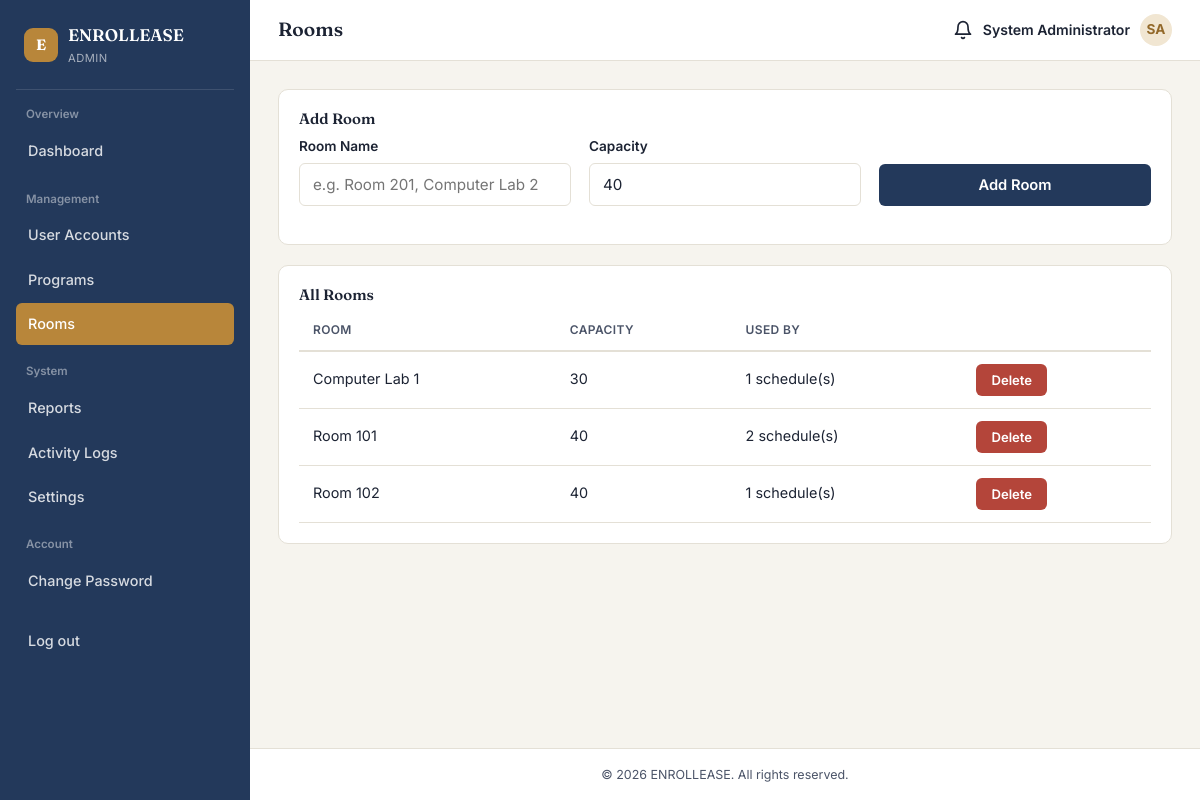
/admin/rooms.php (signed in), run on the app's committed database.
### tables this page shows
CREATE TABLE rooms (
    room_id INT AUTO_INCREMENT PRIMARY KEY,
    room_name VARCHAR(50) NOT NULL,
    capacity INT NOT NULL DEFAULT 40
);

### includes/functions.php (called while the page is built, shortened)
<?php
function e(?string $value): string
{
    return htmlspecialchars($value ?? '', ENT_QUOTES, 'UTF-8');
}

### admin/rooms.php (the view, shortened to what this page needs)
<?php
require_once __DIR__ . '/../includes/auth.php';
$rooms = $pdo->query(
    "SELECT r.*, (SELECT COUNT(*) FROM class_schedules cs WHERE cs.room_id = r.room_id) AS schedule_count
     FROM rooms r ORDER BY r.room_name"
)->fetchAll();
require_once __DIR__ . '/../includes/header.php';
?>
<div class="card">
    <h4>Add Room</h4>
    <form method="POST" class="grid grid-3" style="align-items:end;">
        <div class="field"><label>Room Name</label><input type="text" name="room_name"
                placeholder="e.g. Room 201, Computer Lab 2" required></div>
        <div class="field"><label>Capacity</label><input type="number" name="capacity" min="1" max="500" value="40"
                required></div>
        <div class="field"><label style="visibility:hidden;">&nbsp;</label>
            <button class="btn btn-primary" type="submit">Add Room</button>
        </div>
    </form>
</div>
<div class="card" style="margin-top:20px;">
    <h4>All Rooms</h4>
    <table>
        <thead>
            <tr>
                <th>Room</th>
                <th>Capacity</th>
                <th>Used By</th>
                <th></th>
            </tr>
        </thead>
        <tbody>
            <?php foreach ($rooms as $r): ?>
                <tr>
                    <td><?= e($r['room_name']) ?></td>
                    <td><?= (int) $r['capacity'] ?></td>
                    <td><?= (int) $r['schedule_count'] ?> schedule(s)</td>
                    <td>
                        <form method="POST"><?= csrfField() ?>
                            <button class="btn btn-danger btn-sm"
                                data-confirm="Delete room &quot;<?= e($r['room_name']) ?>&quot;?">Delete</button>
                        </form>
                    </td>
                </tr>
            <?php endforeach; ?>
        </tbody>
    </table>
</div>
<?php require_once __DIR__ . '/../includes/footer.php'; ?>

### assets/css/style.css (style rules this page uses)
:root { --ink: #1c2333; --ink-soft: #4b5468; --parchment: #f6f4ee; --surface: #ffffff; --line: #e4e0d6; --brass: #b8863a; --brass-dark: #93692a; --brass-tint: #f1e6d2; --navy: #23395b; --navy-dark: #182740; --success: #2f7a4d; --success-tint: #e4f1e8; --warning: #b8863a; --warning-tint: #f6ecd9; --danger: #b4453a; --danger-tint: #f7e6e3; --info: #2f5d8a; --info-tint: #e4edf5; --radius-sm: 6px; --radius-md: 10px; --radius-lg: 16px; --shadow-1: 0 1px 2px rgba(28, 35, 51, 0.06); --shadow-2: 0 6px 20px rgba(28, 35, 51, 0.08); --font-display: "Fraunces", Georgia, serif; --font-body: "Inter", -apple-system, BlinkMacSystemFont, sans-serif; }
* { box-sizing: border-box; }
html { -webkit-text-size-adjust: 100%; }
body { margin: 0; font-family: var(--font-body); background: var(--parchment); color: var(--ink); line-height: 1.55; font-size: 15px; overflow-x: hidden; }
h1, h2, h3, h4 { font-family: var(--font-display); font-weight: 600; line-height: 1.2; margin: 0 0 0.5em; color: var(--ink); }
.field { margin-bottom: 18px; }
.field label { display: block; font-size: 0.85rem; font-weight: 600; margin-bottom: 6px; color: var(--ink); }
input[type="text"], input[type="email"], input[type="password"], input[type="number"], input[type="date"], input[type="tel"], select, textarea { width: 100%; padding: 11px 13px; font-family: var(--font-body); font-size: 0.95rem; border: 1px solid var(--line); border-radius: var(--radius-sm); background: var(--surface); color: var(--ink); transition: border-color 0.15s ease, box-shadow 0.15s ease; }
.btn { display: inline-flex; align-items: center; justify-content: center; gap: 8px; padding: 11px 20px; border-radius: var(--radius-sm); font-family: var(--font-body); font-weight: 600; font-size: 0.92rem; border: 1px solid transparent; cursor: pointer; transition: transform 0.05s ease, background 0.15s ease, box-shadow 0.15s ease; text-decoration: none; }
.btn-primary { background: var(--navy); color: #fff; width: 100%; }
.btn-danger { background: var(--danger); color: #fff; }
.btn-sm { padding: 7px 14px; font-size: 0.82rem; }
.grid { display: grid; gap: 18px; }
.grid-3 { grid-template-columns: repeat(3, 1fr); }
.card { background: var(--surface); border: 1px solid var(--line); border-radius: var(--radius-md); padding: 20px; min-width: 0; overflow-wrap: break-word; }
table { width: 100%; border-collapse: collapse; font-size: 0.9rem; }
thead th { text-align: left; font-size: 0.75rem; text-transform: uppercase; letter-spacing: 0.03em; color: var(--ink-soft); font-weight: 600; padding: 10px 14px; border-bottom: 2px solid var(--line); }
tbody td { padding: 12px 14px; border-bottom: 1px solid var(--line); color: var(--ink); }

### data on the page
rooms: room_name "Computer Lab 1", capacity "30", schedule_count "1"
rooms: room_name "Room 101", capacity "40", schedule_count "2"
rooms: room_name "Room 102", capacity "40", schedule_count "1"

### other printed values
SITE_NAME "ENROLLEASE"
str_replace('_', ' ', $roleName) "ADMIN"
$label "Overview"
$text "Dashboard"
$label "Management"
$text "User Accounts"
$text "Programs"
$text "Rooms"
$label "System"
$text "Reports"
$text "Activity Logs"
$text "Settings"
$label "Account"
$text "Change Password"
$pageTitle "Rooms"
